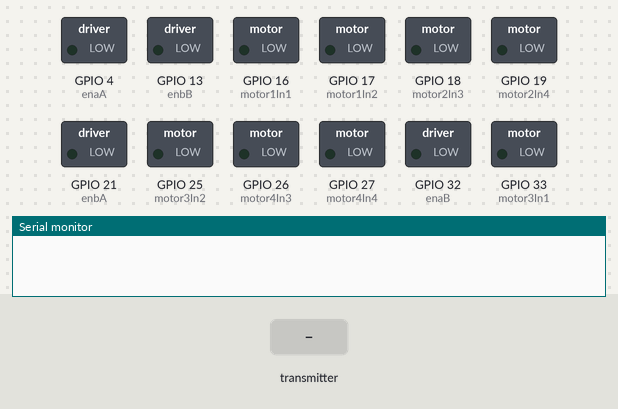
Bench run of a sketch on a simulated ESP32. Shown: switched loads named in the sketch (green lamp = pin HIGH), the last lines printed to the serial monitor. The test bench sets the inputs (shaded band).

Above: at 1.2 s.
1.3 s: the transmitter starts sending x = 1024
At 2.5 s:
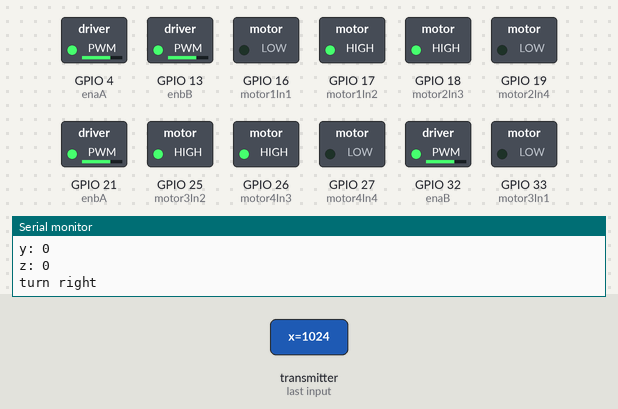
2.8 s: the transmitter starts sending y = 1024
At 3.7 s:
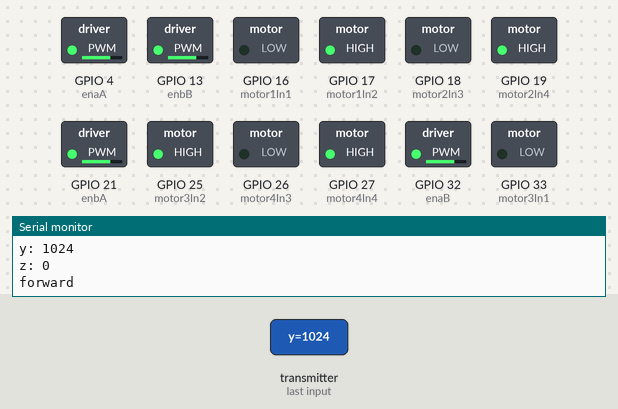
4.3 s: the transmitter starts sending y = 0
At 4.9 s:
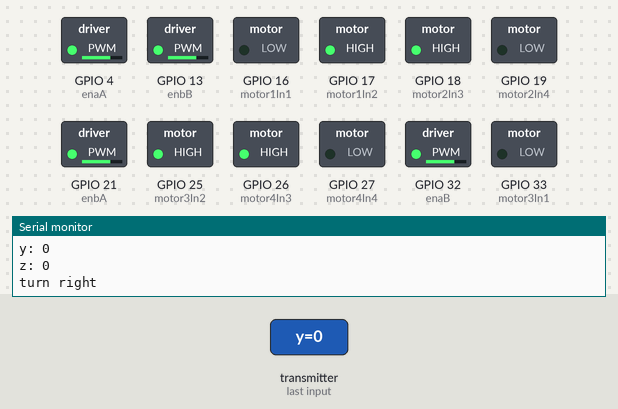
5.8 s: the transmitter starts sending x = 0
At 7.2 s:
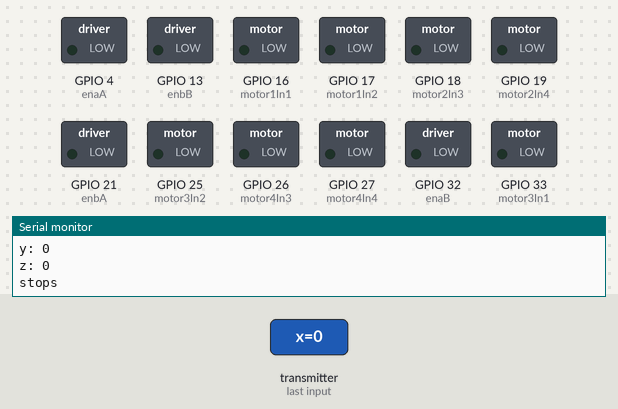
7.8 s: the transmitter starts sending z = 1024
At 8.7 s:
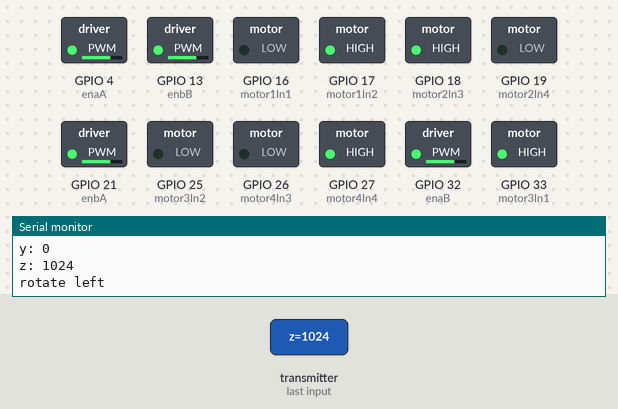
9.3 s: the transmitter starts sending z = 0
At 9.9 s:
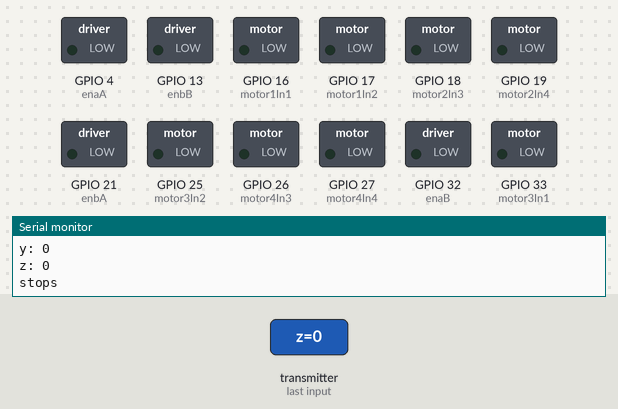
Timing chart, 0 to 11.8 s (numbered marks = the images above; inputs shaded):
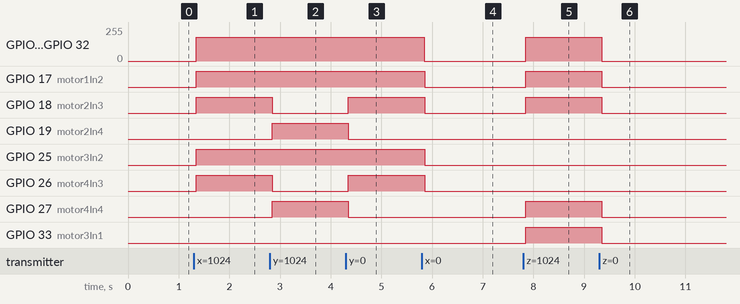

The sketch:

car.ino
```cpp
#include <esp_now.h>
#include <WiFi.h>

unsigned long interval = 1000;
unsigned long previousMillis = 0;

typedef struct struct_message {
  int x;
  int y;
  int z;
} struct_message;

struct_message myData;

void OnDataRecv(const uint8_t *mac, const uint8_t *incomingData, int len) {
  memcpy(&myData, incomingData, sizeof(myData));
  Serial.print("Bytes received: ");
  Serial.println(len);
  Serial.print("x: ");
  Serial.println(myData.x);
  Serial.print("y: ");
  Serial.println(myData.y);
  Serial.print("z: ");
  Serial.println(myData.z);
  Serial.println();

  if (myData.y >= 15) {
    Serial.println("forward");
    forward(180);

  } else if (myData.y <= -50) {
    Serial.println("backward");
    backward(180);

  } else if (myData.x >= 40) {
    Serial.println("turn right");
    turn_Right(180);

  } else if (myData.x <= -40) {
    Serial.println("turn left");
    turn_Left(180);

  } else if (myData.z >= 60) {
    Serial.println("rotate left");
    rotate_Left(180);

  } else if (myData.z <= -60) {
    Serial.println("rotate right");
    rotate_Right(180);

  } else {
    Serial.println("stops");
    stops();
  }
  previousMillis = millis();
}

void setup() {
  Serial.begin(115200);
  motorSetup();
  WiFi.mode(WIFI_STA);

  if (esp_now_init() != ESP_OK) {
    Serial.println("Error initializing ESP-NOW");
    return;
  }
  esp_now_register_recv_cb(OnDataRecv);
}

void loop() {
  unsigned long currentMillis = millis();

  if ((unsigned long)(currentMillis - previousMillis) >= interval) {
    stops();
  }
}
```

l298n.ino
```cpp
// Motor A
#define enaA 4
#define motor1In1 16
#define motor1In2 17
#define enbA 21
#define motor2In3 18
#define motor2In4 19

// Motor B
#define enaB 32
#define motor3In1 33
#define motor3In2 25
#define enbB 13
#define motor4In3 26
#define motor4In4 27

// PWM properties
#define freq 30000
#define resolution 8
#define pwmChannelEnaA 0
#define pwmChannelEnbA 1
#define pwmChannelEnaB 2
#define pwmChannelEnbB 3


void motorSetup() {
  pinMode(enaA, OUTPUT);
  pinMode(motor1In1, OUTPUT);
  pinMode(motor1In2, OUTPUT);
  pinMode(enbA, OUTPUT);
  pinMode(motor2In3, OUTPUT);
  pinMode(motor2In4, OUTPUT);

  pinMode(enaB, OUTPUT);
  pinMode(motor3In1, OUTPUT);
  pinMode(motor3In2, OUTPUT);
  pinMode(enbB, OUTPUT);
  pinMode(motor4In3, OUTPUT);
  pinMode(motor4In4, OUTPUT);

  ledcSetup(pwmChannelEnaA, freq, resolution);
  ledcSetup(pwmChannelEnbA, freq, resolution);
  ledcSetup(pwmChannelEnaB, freq, resolution);
  ledcSetup(pwmChannelEnbB, freq, resolution);

  ledcAttachPin(enaA, pwmChannelEnaA);
  ledcAttachPin(enbA, pwmChannelEnbA);
  ledcAttachPin(enaB, pwmChannelEnaB);
  ledcAttachPin(enbB, pwmChannelEnbB);
}

void forward(int motor) {
  ledcWrite(pwmChannelEnaA, motor);
  ledcWrite(pwmChannelEnbA, motor);
  ledcWrite(pwmChannelEnaB, motor);
  ledcWrite(pwmChannelEnbB, motor);

  // Back
  digitalWrite(motor1In1, LOW);
  digitalWrite(motor1In2, HIGH);
  digitalWrite(motor2In3, LOW);
  digitalWrite(motor2In4, HIGH);

  // Front
  digitalWrite(motor3In1, LOW);
  digitalWrite(motor3In2, HIGH);
  digitalWrite(motor4In3, LOW);
  digitalWrite(motor4In4, HIGH);
}

void backward(int motor) {
  ledcWrite(pwmChannelEnaA, motor);
  ledcWrite(pwmChannelEnbA, motor);
  ledcWrite(pwmChannelEnaB, motor);
  ledcWrite(pwmChannelEnbB, motor);

  // Back
  digitalWrite(motor1In1, HIGH);
  digitalWrite(motor1In2, LOW);
  digitalWrite(motor2In3, HIGH);
  digitalWrite(motor2In4, LOW);

  // Front
  digitalWrite(motor3In1, HIGH);
  digitalWrite(motor3In2, LOW);
  digitalWrite(motor4In3, HIGH);
  digitalWrite(motor4In4, LOW);
}

void turn_Right(int motor) {
  ledcWrite(pwmChannelEnaA, motor);
  ledcWrite(pwmChannelEnbA, motor);
  ledcWrite(pwmChannelEnaB, motor);
  ledcWrite(pwmChannelEnbB, motor);

  // Back
  digitalWrite(motor1In1, LOW);
  digitalWrite(motor1In2, HIGH);
  digitalWrite(motor2In3, HIGH);
  digitalWrite(motor2In4, LOW);

  // Front
  digitalWrite(motor3In1, LOW);
  digitalWrite(motor3In2, HIGH);
  digitalWrite(motor4In3, HIGH);
  digitalWrite(motor4In4, LOW);
}

void turn_Left(int motor) {
  ledcWrite(pwmChannelEnaA, motor);
  ledcWrite(pwmChannelEnbA, motor);
  ledcWrite(pwmChannelEnaB, motor);
  ledcWrite(pwmChannelEnbB, motor);

  // Back
  digitalWrite(motor1In1, HIGH);
  digitalWrite(motor1In2, LOW);
  digitalWrite(motor2In3, LOW);
  digitalWrite(motor2In4, HIGH);

  // Front
  digitalWrite(motor3In1, HIGH);
  digitalWrite(motor3In2, LOW);
  digitalWrite(motor4In3, LOW);
  digitalWrite(motor4In4, HIGH);
}

void rotate_Right(int motor) {
  ledcWrite(pwmChannelEnaA, motor);
  ledcWrite(pwmChannelEnbA, motor);
  ledcWrite(pwmChannelEnaB, motor);
  ledcWrite(pwmChannelEnbB, motor);

  // Back
  digitalWrite(motor1In1, HIGH);
  digitalWrite(motor1In2, LOW);
  digitalWrite(motor2In3, LOW);
  digitalWrite(motor2In4, HIGH);

  // Front
  digitalWrite(motor3In1, LOW);
  digitalWrite(motor3In2, HIGH);
  digitalWrite(motor4In3, HIGH);
  digitalWrite(motor4In4, LOW);
}

void rotate_Left(int motor) {
  ledcWrite(pwmChannelEnaA, motor);
  ledcWrite(pwmChannelEnbA, motor);
  ledcWrite(pwmChannelEnaB, motor);
  ledcWrite(pwmChannelEnbB, motor);

  // Back=
  digitalWrite(motor1In1, LOW);
  digitalWrite(motor1In2, HIGH);
  digitalWrite(motor2In3, HIGH);
  digitalWrite(motor2In4, LOW);

  // Front
  digitalWrite(motor3In1, HIGH);
  digitalWrite(motor3In2, LOW);
  digitalWrite(motor4In3, LOW);
  digitalWrite(motor4In4, HIGH);
}

void stops() {
  ledcWrite(pwmChannelEnaA, 0);
  ledcWrite(pwmChannelEnbA, 0);
  ledcWrite(pwmChannelEnaB, 0);
  ledcWrite(pwmChannelEnbB, 0);
  digitalWrite(motor1In1, LOW);
  digitalWrite(motor1In2, LOW);
  digitalWrite(motor2In3, LOW);
  digitalWrite(motor2In4, LOW);
  digitalWrite(motor3In1, LOW);
  digitalWrite(motor3In2, LOW);
  digitalWrite(motor4In3, LOW);
  digitalWrite(motor4In4, LOW);
}
```

Measured:
- after the input at 1.3 s, GPIO 4 (enaA), GPIO 13 (enbB), GPIO 21 (enbA), GPIO 32 (enaB): 0/255 → 179/255 after 0.05 s; GPIO 17 (motor1In2), GPIO 18 (motor2In3), GPIO 25 (motor3In2), GPIO 26 (motor4In3): LOW → HIGH after 0.05 s
- after the input at 2.8 s, GPIO 18 (motor2In3), GPIO 26 (motor4In3): HIGH → LOW after 0.05 s; GPIO 19 (motor2In4), GPIO 27 (motor4In4): LOW → HIGH after 0.05 s
- after the input at 4.3 s, GPIO 18 (motor2In3), GPIO 26 (motor4In3): LOW → HIGH after 0.05 s; GPIO 19 (motor2In4), GPIO 27 (motor4In4): HIGH → LOW after 0.05 s
- after the input at 5.8 s, GPIO 4 (enaA), GPIO 13 (enbB), GPIO 21 (enbA), GPIO 32 (enaB): 179/255 → 0/255 after 0.05 s; GPIO 17 (motor1In2), GPIO 18 (motor2In3), GPIO 25 (motor3In2), GPIO 26 (motor4In3): HIGH → LOW after 0.05 s
- after the input at 7.8 s, GPIO 4 (enaA), GPIO 13 (enbB), GPIO 21 (enbA), GPIO 32 (enaB): 0/255 → 179/255 after 0.05 s; GPIO 17 (motor1In2), GPIO 18 (motor2In3), GPIO 27 (motor4In4), GPIO 33 (motor3In1): LOW → HIGH after 0.05 s
- after the input at 9.3 s, GPIO 4 (enaA), GPIO 13 (enbB), GPIO 21 (enbA), GPIO 32 (enaB): 179/255 → 0/255 after 0.05 s; GPIO 17 (motor1In2), GPIO 18 (motor2In3), GPIO 27 (motor4In4), GPIO 33 (motor3In1): HIGH → LOW after 0.05 s
